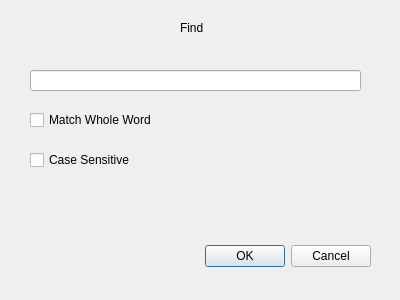
<?xml version="1.0" encoding="UTF-8"?>
<ui version="4.0">
 <class>FindDialog</class>
 <widget class="QDialog" name="FindDialog">
  <property name="geometry">
   <rect>
    <x>0</x>
    <y>0</y>
    <width>400</width>
    <height>300</height>
   </rect>
  </property>
  <property name="windowTitle">
   <string>Dialog</string>
  </property>
  <widget class="QDialogButtonBox" name="buttonBox">
   <property name="geometry">
    <rect>
     <x>30</x>
     <y>240</y>
     <width>341</width>
     <height>32</height>
    </rect>
   </property>
   <property name="orientation">
    <enum>Qt::Horizontal</enum>
   </property>
   <property name="standardButtons">
    <set>QDialogButtonBox::Cancel|QDialogButtonBox::Ok</set>
   </property>
  </widget>
  <widget class="QLabel" name="label">
   <property name="geometry">
    <rect>
     <x>180</x>
     <y>20</y>
     <width>58</width>
     <height>16</height>
    </rect>
   </property>
   <property name="text">
    <string>Find</string>
   </property>
  </widget>
  <widget class="QCheckBox" name="checkBox">
   <property name="geometry">
    <rect>
     <x>30</x>
     <y>110</y>
     <width>141</width>
     <height>20</height>
    </rect>
   </property>
   <property name="text">
    <string>Match Whole Word</string>
   </property>
  </widget>
  <widget class="QCheckBox" name="checkBox_2">
   <property name="geometry">
    <rect>
     <x>30</x>
     <y>150</y>
     <width>131</width>
     <height>20</height>
    </rect>
   </property>
   <property name="text">
    <string>Case Sensitive</string>
   </property>
  </widget>
  <widget class="QLineEdit" name="lineEdit">
   <property name="geometry">
    <rect>
     <x>30</x>
     <y>70</y>
     <width>331</width>
     <height>21</height>
    </rect>
   </property>
  </widget>
 </widget>
 <resources/>
 <connections>
  <connection>
   <sender>buttonBox</sender>
   <signal>accepted()</signal>
   <receiver>FindDialog</receiver>
   <slot>accept()</slot>
   <hints>
    <hint type="sourcelabel">
     <x>248</x>
     <y>254</y>
    </hint>
    <hint type="destinationlabel">
     <x>157</x>
     <y>274</y>
    </hint>
   </hints>
  </connection>
  <connection>
   <sender>buttonBox</sender>
   <signal>rejected()</signal>
   <receiver>FindDialog</receiver>
   <slot>reject()</slot>
   <hints>
    <hint type="sourcelabel">
     <x>316</x>
     <y>260</y>
    </hint>
    <hint type="destinationlabel">
     <x>286</x>
     <y>274</y>
    </hint>
   </hints>
  </connection>
 </connections>
</ui>
